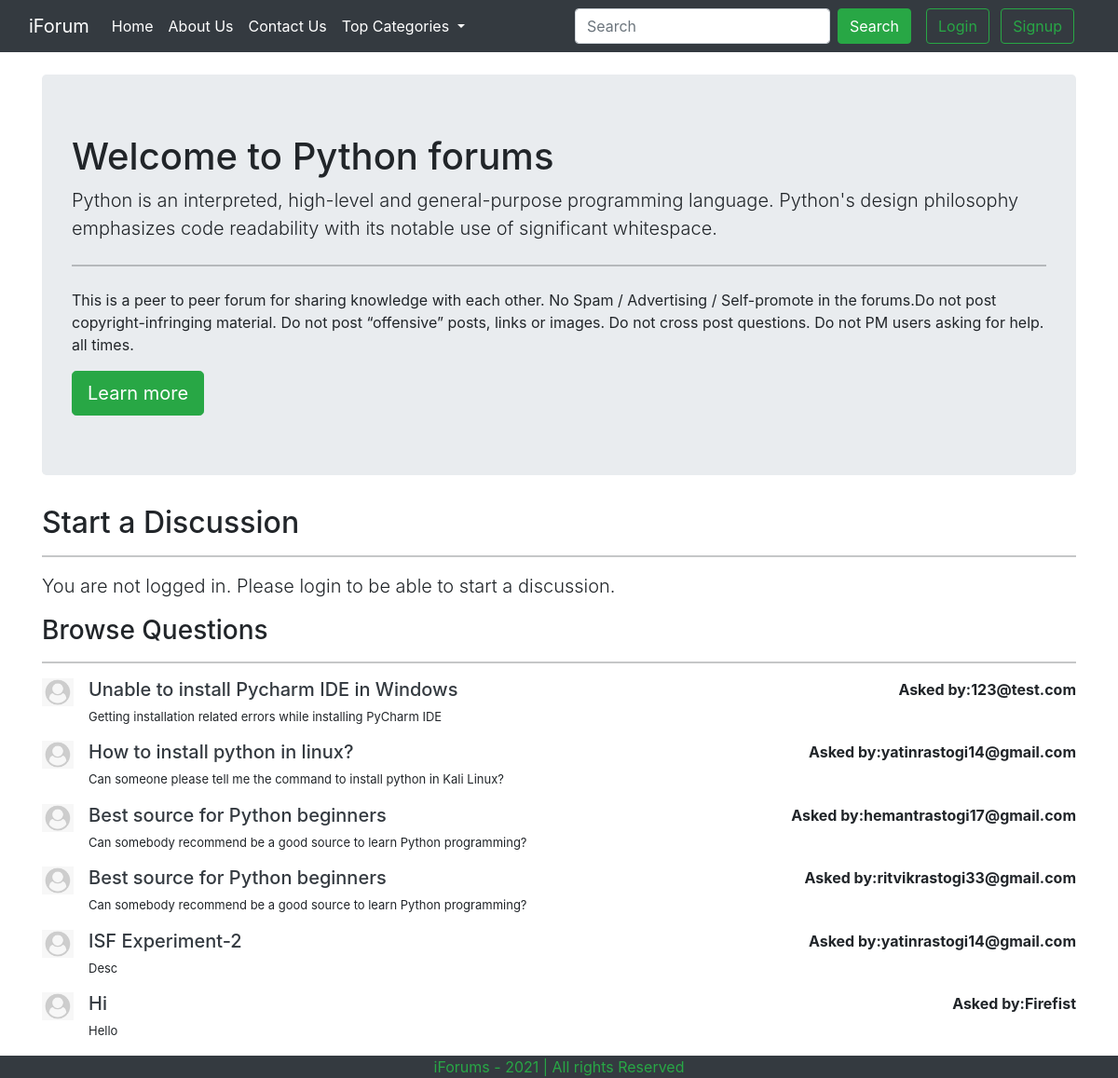
The app's page /threadlist.php?catid=1 with its own data.
### tables this page shows
CREATE TABLE `categories` (
  `categories_id` int(8) NOT NULL,
  `categories` varchar(255) NOT NULL,
  `categories_desc` varchar(255) NOT NULL,
  `date_of_creation` datetime NOT NULL DEFAULT current_timestamp()
);

CREATE TABLE `threads` (
  `thread_id` int(7) NOT NULL,
  `thread_title` varchar(255) NOT NULL,
  `thread_desc` varchar(255) NOT NULL,
  `thread_cat_id` int(7) NOT NULL,
  `thread_user_id` int(7) NOT NULL,
  `time` datetime NOT NULL DEFAULT current_timestamp()
);

CREATE TABLE `users123` (
  `sno` int(11) NOT NULL,
  `user_email` varchar(30) NOT NULL,
  `user_pass` varchar(255) NOT NULL,
  `time` datetime NOT NULL DEFAULT current_timestamp()
);

### threadlist.php (the view, shortened to what this page needs)
<!doctype html>
<html lang="en">
<head>
    <link href="https://cdn.jsdelivr.net/npm/bootstrap@5.0.0-beta1/dist/css/bootstrap.min.css" rel="stylesheet"
>
    <link rel="stylesheet" href="https://maxcdn.bootstrapcdn.com/bootstrap/4.0.0/css/bootstrap.min.css"
>
</head>
<body>
<?php include "partials/_dbconnect.php";?>
    <?php include "partials/_navbar.php";?>
    <?php
        $id = $_GET['catid'];
        $sql = "SELECT * FROM `categories` WHERE categories_id = $id";
        $result = mysqli_query($conn , $sql );
        while($row = mysqli_fetch_assoc($result)){
            $catname = $row['categories'];
            $catdesc = $row['categories_desc'];
        }
    ?>
    <div class="container my-4">
        <div class="jumbotron">
            <h1>Welcome to <?php echo $catname;?> forums</h1>
            <p class="lead"><?php echo $catdesc;?></p>
            <hr class="my-4">
            <p>This is a peer to peer forum for sharing knowledge with each other. No Spam / Advertising / Self-promote
                in the forums.Do not post copyright-infringing material. Do not post “offensive” posts, links or images.
                Do not cross post questions. Do not PM users asking for help. all times.</p>
            <a class="btn btn-success btn-lg" href="#" role="button">Learn more</a>
        </div>
    </div>
    <?php
if(isset($_SESSION['loggedin']) && $_SESSION['loggedin'] == true){
echo '
    <div class="container my-2">
        <h2>Start a Discussion</h2>
        <hr>
        <form action="'. $_SERVER["REQUEST_URI"].'" method="post">
        <div class="form-group">
        <label for="exampleInputEmail1">Problem Title</label>
        <input type="text" class="form-control" id="title" name="title" aria-describedby="emailHelp"
            placeholder="Enter the problem title">
        <small id="emailHelp" class="form-text text-muted">Keep problem title as short and crisp as
            possible!</small>
    </div>
    <input type="hidden" name="sno" value="'.$_SESSION["sno"].'" >
    <div class="form-group">
        <label for="exampleFormControlTextarea1">Problem Description</label>
        <textarea class="form-control" id="desc" name="desc" placeholder="Ellaborate your problem here..."
            rows="3"></textarea>
    </div>
    <button type="submit" class="btn btn-success">Post</button>
    </form>
    </div>';
    }
    else{
        echo '<div class="container">
            <h2>Start a Discussion</h2>
            <hr>
            <p class="lead">You are not logged in. Please login to be able to start a discussion.</p>
            </div>';
        }
    ?>
    <div class="container" id="ques">
        <h3>Browse Questions</h3>
        <hr>
        <?php
        $id = $_GET['catid'];
        $sql = "SELECT * FROM `threads` WHERE thread_cat_id = $id";
        $result = mysqli_query($conn , $sql );
        while($row = mysqli_fetch_assoc($result)){
            $id = $row['thread_id'];
            $title = $row['thread_title'];
            $thdesc = $row['thread_desc'];
            $thread_user_id =$row['thread_user_id'];
            $sql2 = "SELECT user_email FROM `users123` WHERE sno='$thread_user_id'";
            $result2 = mysqli_query($conn , $sql2);
            $row2 = mysqli_fetch_assoc($result2);
        echo '<div class="media">
        <img src="assets/user_default.jpg" width="34px" class="align-self-start mr-3" alt="...">
            <div class="media-body">
                <h5 class="mt-0"><a class = "text-dark" href = "/iForum/thread.php?threadid='.$id.'">'.$title.'</a></h5>
                <p style="font-size:13px">'.$thdesc.'</p>
            </div><p class = "font-weight-bold my-0">Asked by:'.$row2['user_email'].' </p>
        </div>';
        }
        ?>
    </div>
    <?php include "partials/_footer.php";?>
</body>
</html>

### partials/_navbar.php (shortened to what this page needs)
 <?php
echo '<nav class="navbar navbar-expand-lg navbar-dark bg-dark">
    <div class="container-fluid">
        <a class="navbar-brand" href="/iForum/index.php">iForum</a>
        <button class="navbar-toggler" type="button" data-bs-toggle="collapse" data-bs-target="#navbarSupportedContent"
            aria-controls="navbarSupportedContent" aria-expanded="false" aria-label="Toggle navigation">
            <span class="navbar-toggler-icon"></span>
        </button>
        <div class="collapse navbar-collapse" id="navbarSupportedContent">
            <ul class="navbar-nav me-auto mb-2 mb-lg-0">
                <li class="nav-item">
                    <a class="nav-link active" aria-current="page" href="/iForum/index.php">Home</a>
                </li>
                <li class="nav-item">
                    <a class="nav-link active" aria-current="page" href="/iForum/about.php">About Us</a>
                </li>
                <li class="nav-item">
                    <a class="nav-link active" href="/iForum/contactus.php">Contact Us</a>
                </li>
                <li class="nav-item dropdown">
                <a class="nav-link active dropdown-toggle" href="#" id="navbarDropdown" role="button"
                        data-bs-toggle="dropdown" aria-expanded="false">
                       Top Categories
                </a>
                <ul class="dropdown-menu" aria-labelledby="navbarDropdown">';
                echo ' </ul>
                       </li>
                       </ul>';
            if(isset($_SESSION['loggedin']) && $_SESSION['loggedin'] == true){
                echo '<form class="d-flex" method="get" action="search.php">
                <input class="form-control me-2" name="search_query"  type="search" placeholder="Search" aria-label="Search">
                <button class="btn btn-success" type="submit">Search</button>
                </form>
                <p class="text-light mb-0 mx-2">Welcome '.$_SESSION['useremail'].'</p>
                <a role="button" href="partials/_logout.php" class="btn btn-outline-success mx-2" data-bs-toggle="modal">Logout</a>';
            }
            else{
                echo '<form class="d-flex">
                      <input class="form-control me-2" type="search" placeholder="Search" aria-label="Search">
                      <button class="btn btn-success" type="submit">Search</button>
                      </form>
                      <div class="mx-2">
                      <button class="btn btn-outline-success ml-2" data-bs-toggle="modal" data-bs-target="#loginModal">Login</button>
                      <button class="btn btn-outline-success mx-2" data-bs-toggle="modal" data-bs-target="#signupModal">Signup</button>
                      </div>';
                }
        echo'</div>
             </div>
             </nav>';
?>

### partials/_footer.php
<div class="container-fluid bg-dark text-success">
<p class="text-center mb-0">iForums - 2021 | All rights Reserved</p>
</div>

### threadlist.php (style rules this page uses)
#ques { min-height: 433px; }

### records on screen
categories: categories "Python", categories_desc "Python is an interpreted, high-level and general-purpose programming language. Python's design philosophy emphasizes code readability with its notable use of significant whitespace."
threads: thread_title "Unable to install Pycharm IDE in Windows", thread_desc "Getting installation related errors while installing PyCharm IDE", users123.user_email "123@test.com"
threads: thread_title "How to install python in linux?", thread_desc "Can someone please tell me the command to install python in Kali Linux?", users123.user_email "yatinrastogi14@gmail.com"
threads: thread_title "Best source for Python beginners", thread_desc "Can somebody recommend be a good source to learn Python programming?", users123.user_email "hemantrastogi17@gmail.com"
threads: thread_title "Best source for Python beginners", thread_desc "Can somebody recommend be a good source to learn Python programming?", users123.user_email "ritvikrastogi33@gmail.com"
threads: thread_title "ISF Experiment-2", thread_desc "Desc", users123.user_email "yatinrastogi14@gmail.com"
threads: thread_title "Hi", thread_desc "Hello", users123.user_email "Firefist"
